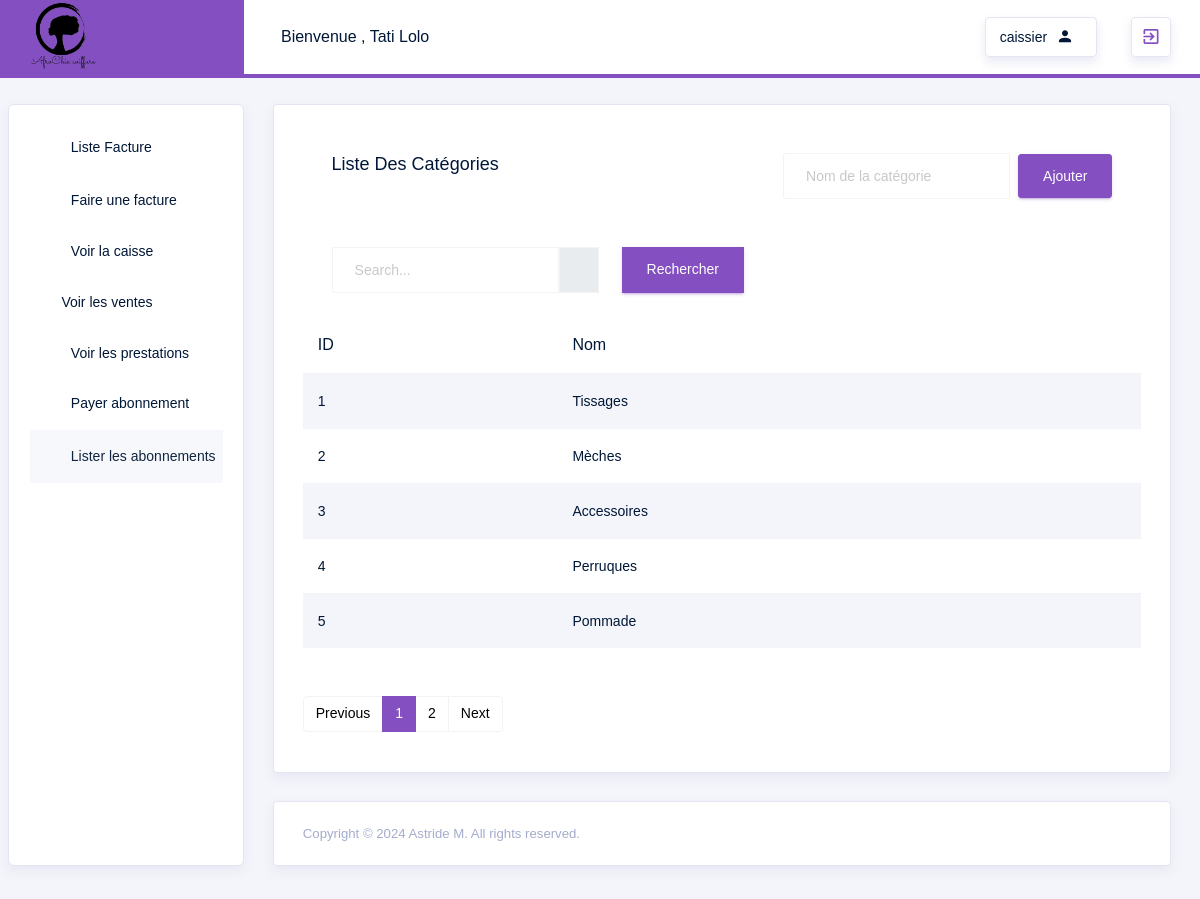
The page /Article/Categorie/List (signed in) on the database its author committed.
### src/models.py (models this page shows, shortened)
class User(db.Model, UserMixin):
    id = db.Column(db.Integer, primary_key=True, autoincrement=True)
    login = db.Column(db.String(100), unique=True, nullable=False)
    password = db.Column(db.String(128), nullable=False)
    nom = db.Column(db.String(100), nullable=False)
    prenom = db.Column(db.String(100), nullable=False)
    telephone = db.Column(db.String(100), nullable=False)
    adresse = db.Column(db.String(250), nullable=False)
    role_id = db.Column(db.Integer, db.ForeignKey('role.id'), nullable=False)
    role = db.relationship('Role', backref=db.backref('users', lazy=True))

class Role(db.Model):
    id = db.Column(db.Integer, primary_key=True, autoincrement=True)
    name = db.Column(db.String(50), unique=True, nullable=False)

class Categorie(db.Model):
    id = db.Column(db.Integer, primary_key=True, autoincrement=True)
    nom = db.Column(db.String(100), nullable=False)

### src/routes/gestionnaire_routes.py (the view)
@app.route('/Article/Categorie/List',methods=['GET', 'POST'])
@login_required
def ListerCategorie():
    form = AddCategorieForm()
    page = request.args.get('page', 1, type=int)
    categories = Categorie.query.paginate(page=page, per_page=5)
    if form.validate_on_submit():
        categorie = Categorie(nom=form.nom.data)
        db.session.add(categorie)
        db.session.commit()
        return redirect(url_for('ListerCategorie'))
    return render_template('gestionnaire/article/ListerCategorie.html', form=form, categories=categories)

### src/forms/ArticleForms.py
class AddCategorieForm(FlaskForm):
    nom = StringField('Nom de la catégorie', validators=[DataRequired()])

### src/routes/auth_routes.py (called while the page is built)
@login_manager.user_loader
def load_user(user_id):
        return User.query.get(int(user_id))

### src/templates/gestionnaire/article/ListerCategorie.html (shortened to what this page needs)
{% extends "layouts/base.html" %}
{% block content %}
<div class="row">
    <div class="col-md-12">
        <div class="card">
            <div class="card-body">
                <div class="card-body d-flex align-items-center">
                    <h4 class="card-title">Liste des catégories</h4>
                    <form class="form-inline ml-auto" method="POST" action="{{ url_for('ListerCategorie') }}">
                        <div class="form-group mr-2">
                            {{ form.nom(class="form-control", placeholder="Nom de la catégorie", required=True) }}
                        </div>
                        <button type="submit" class="btn btn-primary">Ajouter</button>
                    </form>
                </div>
                <div class="table-responsive mb-5">
                    <div class="card-body d-flex">
                        <li class="nav-item nav-search d-none d-md-block mr-0">
                            <div class="input-group">
                              <input type="text" class="form-control" placeholder="Search..." aria-label="search" aria-describedby="search">
                              <div class="input-group-prepend">
                                <span class="input-group-text mr-4" id="search">
                                  <i class="typcn typcn-zoom"></i>
                                </span>
                                <a href="{{ url_for('AddArticle') }}" class="btn btn-primary">Rechercher</a>
                              </div>
                            </div>
                          </li>
                    </div>
                    <table class="table table-hover table-striped">
                        <thead>
                            <tr>
                                <th>ID</th>
                                <th>Nom</th>
                            </tr>
                        </thead>
                        <tbody>
                            {% for categorie in categories %}
                            <tr>
                                <td>{{ categorie.id }}</td>
                                <td>{{ categorie.nom }}</td>
                            </tr>
                            {% endfor %}
                        </tbody>
                    </table>
                </div>
                <nav aria-label="Page navigation example mt-5">
                    <ul class="pagination">
                        {% if categories.has_prev %}
                            <li class="page-item"><a class="page-link" href="{{ url_for('ListerCategorie', page=categories.prev_num) }}">Previous</a></li>
                        {% else %}
                            <li class="page-item disabled"><span class="page-link">Previous</span></li>
                        {% endif %}
                        {% for page_num in categories.iter_pages() %}
                            {% if page_num %}
                                {% if categories.page == page_num %}
                                    <li class="page-item active" aria-current="page"><span class="page-link">{{ page_num }}</span></li>
                                {% else %}
                                    <li class="page-item"><a class="page-link" href="{{ url_for('ListerCategorie', page=page_num) }}">{{ page_num }}</a></li>
                                {% endif %}
                            {% else %}
                                <li class="page-item disabled"><span class="page-link">...</span></li>
                            {% endif %}
                        {% endfor %}
                        {% if categories.has_next %}
                            <li class="page-item"><a class="page-link" href="{{ url_for('ListerCategorie', page=categories.next_num) }}">Next</a></li>
                        {% else %}
                            <li class="page-item disabled"><span class="page-link">Next</span></li>
                        {% endif %}
                    </ul>
                </nav>
            </div>
        </div>
    </div>
</div>
{% endblock %}

### src/templates/layouts/base.html (shortened to what this page needs)
<!DOCTYPE html>
<html lang="en">
<head>
   <link rel="stylesheet" href="https://cdn.jsdelivr.net/npm/bootstrap@4.6.2/dist/css/bootstrap.min.css">
    <link rel="stylesheet" href="{{ url_for('static', filename='template/vendors/typicons/typicons.css') }}">
    <link rel="stylesheet" href="{{ url_for('static', filename='template/vendors/css/vendor.bundle.base.css') }}">
    <link rel="stylesheet" href="{{ url_for('static', filename='template/css/vertical-layout-light/style.css') }}">
    <link rel="stylesheet" href="https://cdnjs.cloudflare.com/ajax/libs/MaterialDesign-Webfont/7.4.47/css/materialdesignicons.min.css">
    <link href="https://cdn.jsdelivr.net/npm/select2@4.1.0-rc.0/dist/css/select2.min.css" rel="stylesheet" />
</head>
<body>
  <div class="container-scroller">
    <nav class="navbar col-lg-12 col-12 p-0 fixed-top d-flex flex-row">
      <div class="navbar-brand-wrapper d-flex justify-content-center">
        <div class="navbar-brand-inner-wrapper d-flex justify-content-between align-items-center w-100">
          <a class="navbar-brand brand-logo" href="#"> <img src="{{ url_for('static', filename='assets/img/logos/salon.png') }}"   style="width: 40%; height: auto;" alt="logo"></a>
          <button class="navbar-toggler navbar-toggler align-self-center" type="button" data-toggle="minimize">
            <span class="typcn typcn-th-menu"></span>
          </button>
        </div>
      </div>
      <div class="navbar-menu-wrapper d-flex align-items-center justify-content-end">
        <ul class="navbar-nav mr-lg-2">
          <li class="nav-item nav-profile dropdown">
            <a class="nav-link" href="#" data-toggle="dropdown" id="profileDropdown">
              <span class="nav-profile-name">Bienvenue , {{ current_user.nom}} {{current_user.prenom}}</span>
            </a>
          </li>
        </ul>
        <ul class="navbar-nav navbar-nav-right">
          <li class="nav-item nav-date dropdown">
            <a class="nav-link d-flex justify-content-center align-items-center" href="javascript:;">
              <h6 class="date mb-0"> {{current_user.role.name}}</h6>
              <i class="mdi mdi-account"></i>
            </a>
          </li>
          <li class="nav-item dropdown">
            <a class="nav-link count-indicator d-flex justify-content-center align-items-center" id="messageDropdown" href="{{ url_for('logout')}}" >
              <i class="mdi mdi-exit-to-app text-primary"></i>
            </a>
          </li>
        </ul>
      </div>
    </nav>
    <div class="container-fluid page-body-wrapper">
      <nav class="sidebar sidebar-offcanvas" id="sidebar">
        <ul class="nav">
          {% if current_user.is_authenticated and current_user.role.name == 'caissier' %}
          <li class="nav-item">
            <a class="nav-link" href="{{ url_for('ListFacture') }}">
              <i class="typcn typcn-document-text menu-icon"></i>
              <span class="menu-arrow">Liste Facture</span>
            </a>
          </li>
          <li class="nav-item">
            <a class="nav-link" href="{{ url_for('AddFacture') }}">
              <i class="typcn typcn-document-text menu-icon"></i>
              <span class="menu-arrow">Faire une facture </span>
            </a>
          </li>
          <li class="nav-item">
            <a class="nav-link" href="{{ url_for('VoirCaisse') }}">
              <i class="typcn typcn-ticket menu-icon"></i>
              <span class="menu-title">Voir la caisse</span>
            </a>
          </li>
          <li class="nav-item">
            <a class="nav-link" href="{{ url_for('list_ventes_produits') }}">
              <i class="typcn typcn-th-list"></i>
              <span class="menu-title ml-2">Voir les ventes</span>
            </a>
          </li>
          <li class="nav-item">
            <a class="nav-link" href="{{ url_for('list_coiffures') }}">
              <i class="typcn typcn-scissors menu-icon"></i>
              <span class="menu-title">Voir les prestations</span>
            </a>
          </li>
          <li class="nav-item">
            <a class="nav-link" href="{{ url_for('AddPaiement') }}">
              <i class="typcn typcn-document-text menu-icon"></i>
              <span class="menu-arrow">Payer abonnement </span>
            </a>
          </li>
          <li class="nav-item">
            <a class="nav-link" href="{{ url_for('ListPaiement') }}">
              <i class="typcn typcn-document-text menu-icon"></i>
              <span class="menu-arrow">Lister les abonnements </span>
            </a>
          </li>
          {% endif %}
        </ul>
      </nav>
      <div class="main-panel">
        <div class="content-wrapper">
            {% block content %}{% endblock %}
        </div>
        <footer class="footer">
            <div class="card">
                <div class="card-body">
                    <div class="d-sm-flex justify-content-center justify-content-sm-between">
                        <span class="text-muted text-center text-sm-left d-block d-sm-inline-block">Copyright © 2024 Astride M. All rights reserved.</span>
                    </div>
                </div>
            </div>
        </footer>
      </div>
    </div>
  </div>
</body>
</html>

### rows shown on the page
User: nom "Tati", prenom "Lolo"
Role: role.name "caissier"
Categorie: id "1", nom "Tissages"
Categorie: id "2", nom "Mèches"
Categorie: id "3", nom "Accessoires"
Categorie: id "4", nom "Perruques"
Categorie: id "5", nom "Pommade"

### other values the page prints
{{ page_num }} "1"
{{ page_num }} "2"
